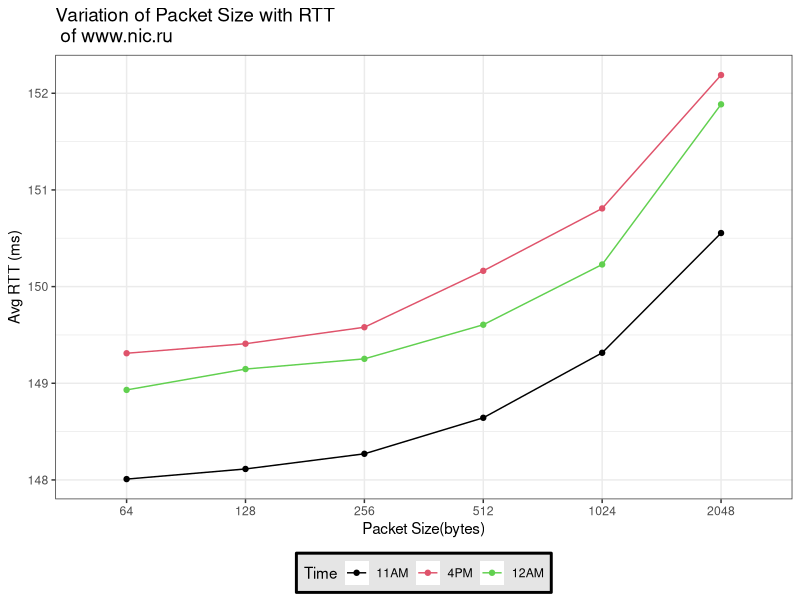

Here is the R script that generated this plot:
library(plyr)
library(dplyr)
library(magrittr)
library(ggplot2)
library(knitr)

nicru.o1 <- read.csv("Data/nicru20times_allsizes1.csv") %>%
  select(time, packet_size, avg) %>%
  group_by(packet_size) %>%
  summarise(avg_summary = mean(avg))
nicru.o2 <- read.csv("Data/nicru20times_allsizes2.csv") %>%
  select(time, packet_size, avg) %>%
  group_by(packet_size) %>%
  summarise(avg_summary = mean(avg))
nicru.o3 <- read.csv("Data/nicru20times_allsizes3.csv") %>%
  select(time, packet_size, avg) %>%
  group_by(packet_size) %>%
  summarise(avg_summary = mean(avg))

nicru.o1$time <- 1
nicru.o2$time <- 2
nicru.o3$time <- 3

nicru.summary <- rbind(nicru.o1, nicru.o2, nicru.o3)
nicru.summary$time <- as.factor(nicru.summary$time)
nicru.summary$packet_size <- as.factor(nicru.summary$packet_size)

que1_part2plot <- ggplot(
    nicru.summary,
    aes(x = packet_size, y = avg_summary, group = time, color = time)
    ) +
  geom_point() +
  geom_line() +
  labs(
    title = "Variation of Packet Size with RTT\n of www.nic.ru",
    x = "Packet Size(bytes)",
    y = "Avg RTT (ms)"
  ) +
  theme_bw() +
  theme(
    plot.title = element_text(size = rel(1.25)),
    legend.position = "bottom",
    legend.background = element_rect(
      color = "black",
      fill = "grey90",
      size = 1,
      linetype = "solid"
      ),
    legend.direction = "horizontal"
  ) +
  scale_color_manual(
    "Time",
    labels=c("11AM", "4PM", "12AM"),
    values=as.factor(c("1", "2", "3"))
  )
